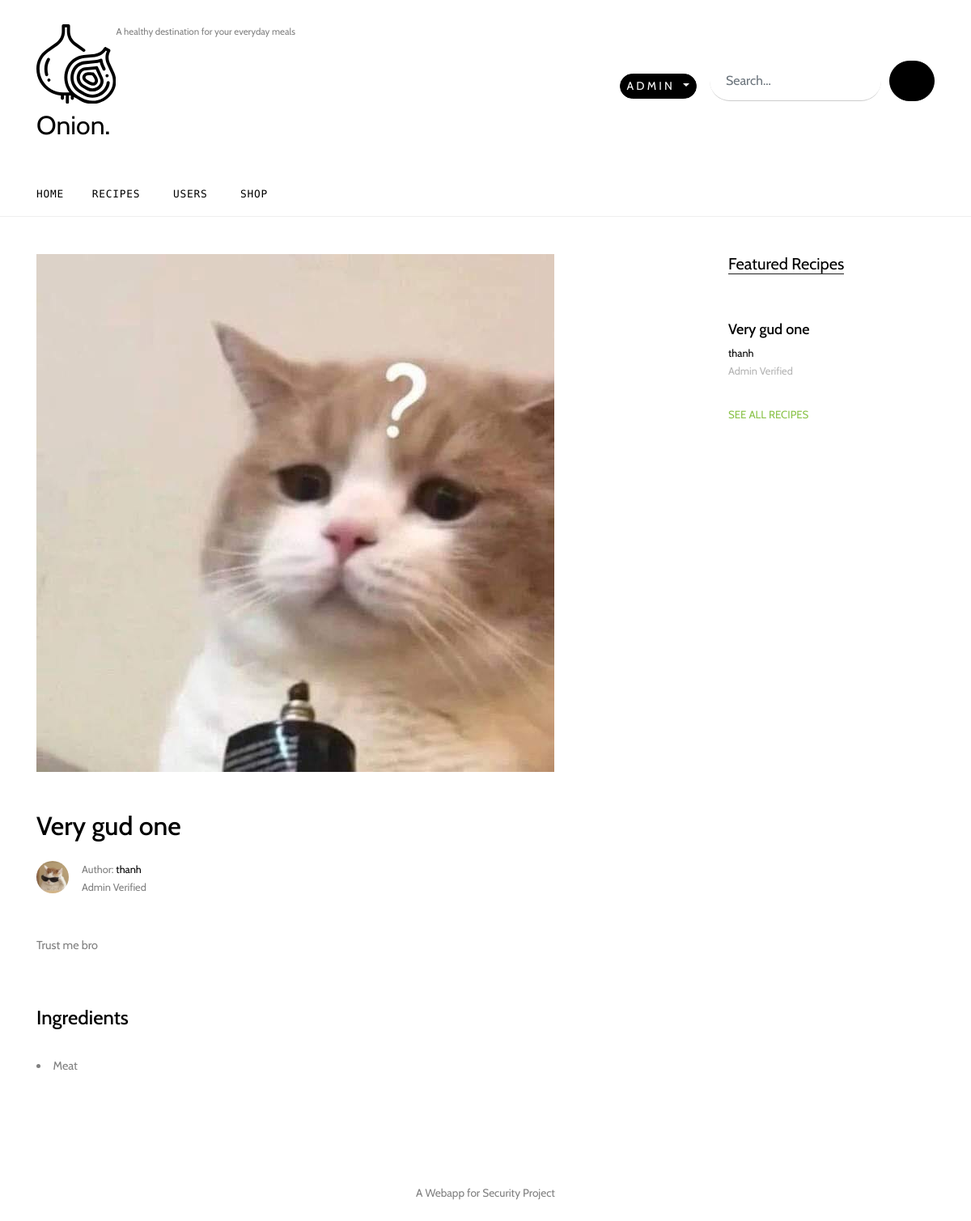
Page /admin/recipe/1 (signed in) on the earlier database version.
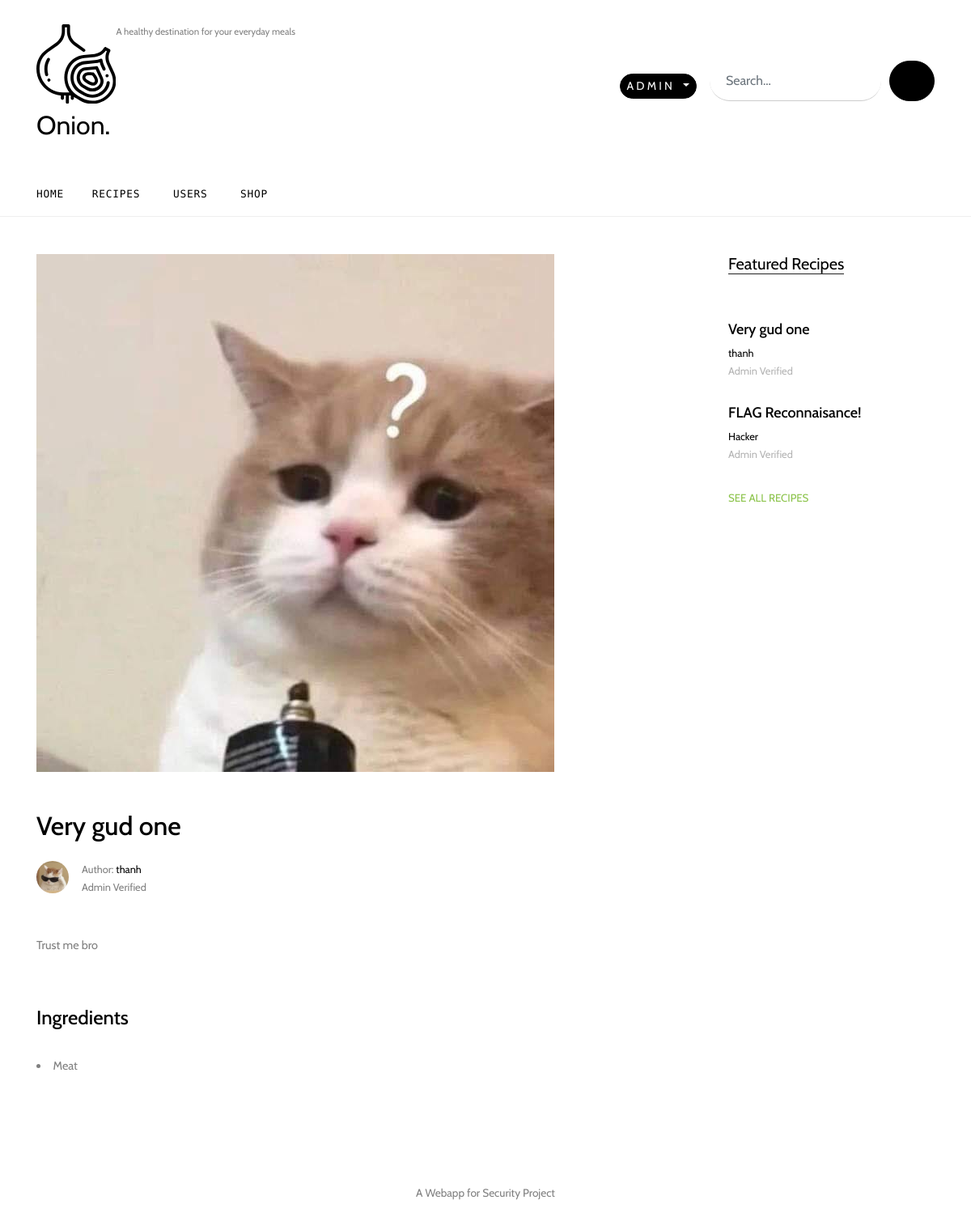
Same page on the later database version.
### App/models.py (models this page shows, shortened)
class Recipe(db.Model):
    id = db.Column(db.Integer, primary_key=True)
    title = db.Column(db.String(255), nullable=False)
    description = db.Column(db.Text, nullable=False)
    time = db.Column(db.Integer, nullable=False)
    servings = db.Column(db.Integer, nullable=False)
    ingredients = db.Column(db.Text, nullable=False)
    image = db.Column(db.String(20), nullable=False, default="default.jpg")
    approval = db.Column(db.Integer, nullable=False)
    status = db.Column(db.String(12), nullable=False)
    saved = db.relationship('Saved', backref='saved_recipe', lazy=True)
    created_by = db.Column(db.Integer, db.ForeignKey('user.id'), nullable=False)

class User(db.Model):
    id = db.Column(db.Integer, primary_key=True)
    name = db.Column(db.Text, nullable=False)
    username = db.Column(db.String(20), unique=True, nullable=False)
    email = db.Column(db.String(120), unique=True, nullable=False)
    profile_pic = db.Column(db.String(20), nullable=False, default='default_user.jpg')
    password = db.Column(db.String(60), nullable=False)
    type = db.Column(db.String(10), nullable=False)
    designation = db.Column(db.Text, nullable=False)
    ingredient = db.relationship('Ingredient', backref='ing_creator', lazy=True)
    recipes = db.relationship('Recipe', backref='recipe_creator', lazy=True)

### App/views/admin.py (the view)
@admin.route('/recipe/<int:recipe_id>')
def single_recipe(recipe_id):
    valid = PassiveControls.validation()
    if valid[0] and valid[2] == "admin":
        recipe = Recipe.query.get_or_404(recipe_id)
        featured = Recipe.query.filter_by(status=1 and 2)
        ingredient = recipe.ingredients.split(',')
        return render_template('admin/single.html', user=valid[3], recipe=recipe, featured=featured, ingredients=ingredient)
    else:
        return render_template("error.html", error=PassiveControls.ErrMsg.access)

### Controls/PassiveControls.py (called while the page is built)
def validation():
    if "id" and "access" and "name" in session:
        return True, session['id'], session['access'], session['name']
    else:
        return False, "None", "None", "None"

### App/templates/admin/single.html
{% extends "admin/base.html" %}
{% block content %}
    <div class="site-section">
      <div class="container">
        <div class="row">
          <div class="col-lg-8 single-content">
            <p class="mb-5">
              <img src="{{ url_for('static', filename= 'images/' + recipe.image) }}" alt="Image" class="img-fluid">
            </p>
            <h1 class="mb-4">
              {{recipe.title}}
            </h1>
            <div class="post-meta d-flex mb-5">
              <div class="bio-pic mr-3">
                <img src="{{ url_for('static', filename= 'images/' + recipe.recipe_creator.profile_pic) }}" alt="Image" class="img-fluidid">
              </div>
              <div class="vcard">
                <span class="d-block">Author: <a href="{{ url_for('user.user_profile', user_id=recipe.recipe_creator.id ) }}">{{recipe.recipe_creator.name}}</a></span>
                <span class="read">
                    {% if recipe.approval < 0 %}
                        Not Verified <span class="mx-1">&bullet;</span>
                    {% elif recipe.approval > 0 %}
                        Admin Verified <span class="icon-star2"></span>
                    {% else %}
                        Rejected
                    {% endif %}</span>
              </div>
            </div>
            <p>{{recipe.description}}</p>
            <div class="pt-5">
                <h4 style="color: black">Ingredients</h4><br>
                {% for ingredient in ingredients %}
                    <li>{{ingredient}}</li>
                {% endfor %}
            </div>
          </div>
          <div class="col-lg-3 ml-auto">
            <div class="section-title">
              <h2>Featured Recipes</h2>
            </div>
              {% if featured %}
            {% for featured in featured %}
            <div class="trend-entry d-flex">
              <div class="trend-contents">
                <h2><a href="blog-single.html">{{featured.title}}</a></h2>
                <div class="post-meta">
                  <span class="d-block"><a href="{{ url_for('user.user_profile', user_id=featured.recipe_creator.id ) }}">{{featured.recipe_creator.name}}</a></span>
                  <span class="date-read">
                      {% if featured.approval < 0 %}
                        Not Verified <span class="mx-1">&bullet;</span>
                    {% elif featured.approval > 0 %}
                        Admin Verified <span class="icon-star2"></span>
                    {% else %}
                        Rejected
                    {% endif %}
                  </span>
                </div>
              </div>
            </div>
              {% else %}
              <p>There are no featured recipe at this moment</p>
            {% endfor %}
              {% endif %}
            <p>
              <a href="{{ url_for('user.recipes') }}" class="more">See All Recipes <span class="icon-keyboard_arrow_right"></span></a>
            </p>
          </div>
        </div>
      </div>
    </div>
{% endblock %}

Differences in the rows shown:
added Recipe: title "FLAG Reconnaisance!", recipe_creator.name "Hacker", approval "Admin Verified", shown under "Featured Recipes"
